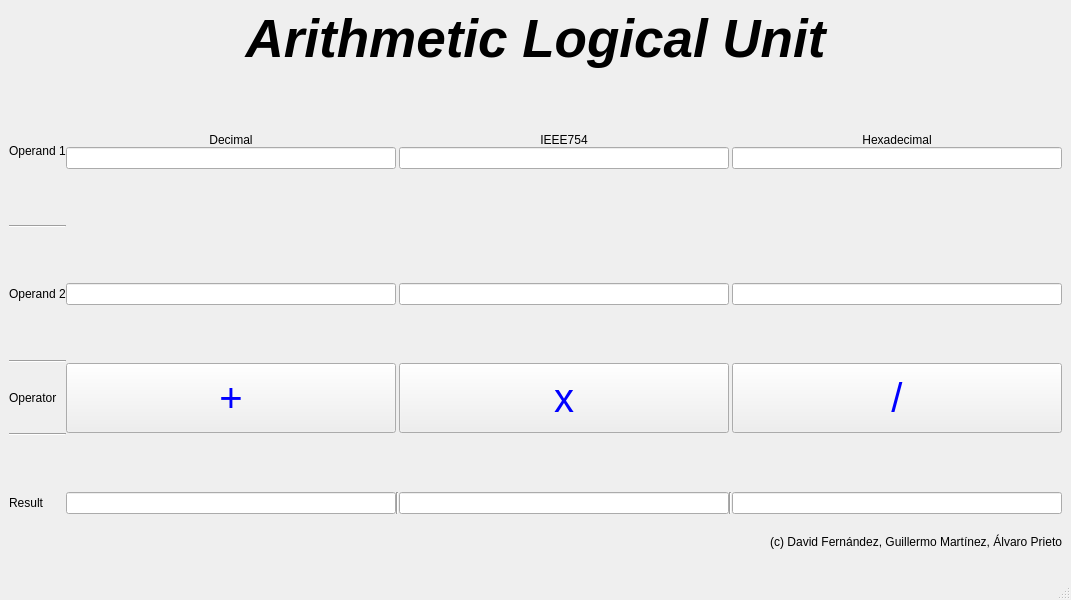
<?xml version="1.0" encoding="UTF-8"?>
<ui version="4.0">
 <class>MainWindow</class>
 <widget class="QMainWindow" name="MainWindow">
  <property name="geometry">
   <rect>
    <x>0</x>
    <y>0</y>
    <width>1071</width>
    <height>600</height>
   </rect>
  </property>
  <property name="windowTitle">
   <string>MainWindow</string>
  </property>
  <widget class="QWidget" name="centralwidget">
   <layout class="QGridLayout" name="gridLayout_2">
    <property name="verticalSpacing">
     <number>9</number>
    </property>
    <item row="0" column="0">
     <widget class="QLabel" name="label">
      <property name="font">
       <font>
        <pointsize>40</pointsize>
        <italic>true</italic>
        <bold>true</bold>
       </font>
      </property>
      <property name="text">
       <string>Arithmetic Logical Unit</string>
      </property>
      <property name="alignment">
       <set>Qt::AlignCenter</set>
      </property>
     </widget>
    </item>
    <item row="1" column="0">
     <layout class="QGridLayout" name="gridLayout">
      <item row="3" column="1">
       <widget class="QLineEdit" name="OP1Decimal"/>
      </item>
      <item row="10" column="1" rowspan="3">
       <widget class="QPushButton" name="AddButton">
        <property name="minimumSize">
         <size>
          <width>0</width>
          <height>70</height>
         </size>
        </property>
        <property name="font">
         <font>
          <pointsize>30</pointsize>
         </font>
        </property>
        <property name="autoFillBackground">
         <bool>false</bool>
        </property>
        <property name="styleSheet">
         <string notr="true">color: rgb(0,0,255)</string>
        </property>
        <property name="text">
         <string>+</string>
        </property>
       </widget>
      </item>
      <item row="6" column="1">
       <spacer name="verticalSpacer_3">
        <property name="orientation">
         <enum>Qt::Vertical</enum>
        </property>
        <property name="sizeHint" stdset="0">
         <size>
          <width>20</width>
          <height>40</height>
         </size>
        </property>
       </spacer>
      </item>
      <item row="15" column="1">
       <widget class="QLineEdit" name="ResultDecimal"/>
      </item>
      <item row="7" column="5">
       <widget class="QLineEdit" name="OP2Hex"/>
      </item>
      <item row="5" column="0">
       <widget class="Line" name="line_3">
        <property name="orientation">
         <enum>Qt::Horizontal</enum>
        </property>
       </widget>
      </item>
      <item row="6" column="0" rowspan="3">
       <widget class="QLabel" name="label_2">
        <property name="text">
         <string>Operand 2</string>
        </property>
       </widget>
      </item>
      <item row="8" column="1">
       <spacer name="verticalSpacer_4">
        <property name="orientation">
         <enum>Qt::Vertical</enum>
        </property>
        <property name="sizeHint" stdset="0">
         <size>
          <width>20</width>
          <height>40</height>
         </size>
        </property>
       </spacer>
      </item>
      <item row="14" column="0" rowspan="3">
       <widget class="QLabel" name="label_5">
        <property name="text">
         <string>Result</string>
        </property>
       </widget>
      </item>
      <item row="15" column="2">
       <widget class="Line" name="line">
        <property name="orientation">
         <enum>Qt::Vertical</enum>
        </property>
       </widget>
      </item>
      <item row="3" column="3">
       <widget class="QLineEdit" name="OP1IEEE"/>
      </item>
      <item row="16" column="1">
       <spacer name="verticalSpacer_6">
        <property name="orientation">
         <enum>Qt::Vertical</enum>
        </property>
        <property name="sizeHint" stdset="0">
         <size>
          <width>20</width>
          <height>40</height>
         </size>
        </property>
       </spacer>
      </item>
      <item row="15" column="5">
       <widget class="QLineEdit" name="ResultHex"/>
      </item>
      <item row="9" column="0">
       <widget class="Line" name="line_4">
        <property name="orientation">
         <enum>Qt::Horizontal</enum>
        </property>
       </widget>
      </item>
      <item row="15" column="3">
       <widget class="QLineEdit" name="ResultIEEE"/>
      </item>
      <item row="15" column="4">
       <widget class="Line" name="line_2">
        <property name="orientation">
         <enum>Qt::Vertical</enum>
        </property>
       </widget>
      </item>
      <item row="10" column="3" rowspan="3">
       <widget class="QPushButton" name="MultiplyButton">
        <property name="minimumSize">
         <size>
          <width>0</width>
          <height>70</height>
         </size>
        </property>
        <property name="font">
         <font>
          <pointsize>30</pointsize>
         </font>
        </property>
        <property name="styleSheet">
         <string notr="true">color: rgb(0,0,255)</string>
        </property>
        <property name="text">
         <string>x</string>
        </property>
       </widget>
      </item>
      <item row="2" column="1">
       <widget class="QLabel" name="label_6">
        <property name="text">
         <string>Decimal</string>
        </property>
        <property name="alignment">
         <set>Qt::AlignCenter</set>
        </property>
       </widget>
      </item>
      <item row="2" column="5">
       <widget class="QLabel" name="label_8">
        <property name="text">
         <string>Hexadecimal</string>
        </property>
        <property name="alignment">
         <set>Qt::AlignCenter</set>
        </property>
       </widget>
      </item>
      <item row="10" column="0" rowspan="3">
       <widget class="QLabel" name="label_4">
        <property name="text">
         <string>Operator</string>
        </property>
       </widget>
      </item>
      <item row="3" column="5">
       <widget class="QLineEdit" name="OP1Hex"/>
      </item>
      <item row="4" column="1">
       <spacer name="verticalSpacer_2">
        <property name="orientation">
         <enum>Qt::Vertical</enum>
        </property>
        <property name="sizeHint" stdset="0">
         <size>
          <width>20</width>
          <height>40</height>
         </size>
        </property>
       </spacer>
      </item>
      <item row="2" column="3">
       <widget class="QLabel" name="label_7">
        <property name="text">
         <string>IEEE754</string>
        </property>
        <property name="alignment">
         <set>Qt::AlignCenter</set>
        </property>
       </widget>
      </item>
      <item row="1" column="1">
       <spacer name="verticalSpacer">
        <property name="orientation">
         <enum>Qt::Vertical</enum>
        </property>
        <property name="sizeHint" stdset="0">
         <size>
          <width>20</width>
          <height>40</height>
         </size>
        </property>
       </spacer>
      </item>
      <item row="14" column="1">
       <spacer name="verticalSpacer_5">
        <property name="orientation">
         <enum>Qt::Vertical</enum>
        </property>
        <property name="sizeHint" stdset="0">
         <size>
          <width>20</width>
          <height>40</height>
         </size>
        </property>
       </spacer>
      </item>
      <item row="10" column="5" rowspan="3">
       <widget class="QPushButton" name="DivisionButton">
        <property name="minimumSize">
         <size>
          <width>0</width>
          <height>70</height>
         </size>
        </property>
        <property name="font">
         <font>
          <pointsize>30</pointsize>
         </font>
        </property>
        <property name="styleSheet">
         <string notr="true">color: rgb(0,0,255)
</string>
        </property>
        <property name="text">
         <string>/</string>
        </property>
       </widget>
      </item>
      <item row="7" column="1">
       <widget class="QLineEdit" name="OP2Decimal"/>
      </item>
      <item row="7" column="3">
       <widget class="QLineEdit" name="OP2IEEE"/>
      </item>
      <item row="16" column="3" colspan="3">
       <widget class="QLabel" name="label_9">
        <property name="text">
         <string>(c) David Fernández, Guillermo Martínez, Álvaro Prieto</string>
        </property>
        <property name="alignment">
         <set>Qt::AlignRight|Qt::AlignTrailing|Qt::AlignVCenter</set>
        </property>
       </widget>
      </item>
      <item row="13" column="0">
       <widget class="Line" name="line_5">
        <property name="orientation">
         <enum>Qt::Horizontal</enum>
        </property>
       </widget>
      </item>
      <item row="2" column="0" rowspan="2">
       <widget class="QLabel" name="label_3">
        <property name="text">
         <string>Operand 1</string>
        </property>
       </widget>
      </item>
     </layout>
    </item>
   </layout>
  </widget>
  <widget class="QMenuBar" name="menubar">
   <property name="geometry">
    <rect>
     <x>0</x>
     <y>0</y>
     <width>1071</width>
     <height>22</height>
    </rect>
   </property>
  </widget>
  <widget class="QStatusBar" name="statusbar"/>
 </widget>
 <resources/>
 <connections/>
</ui>
